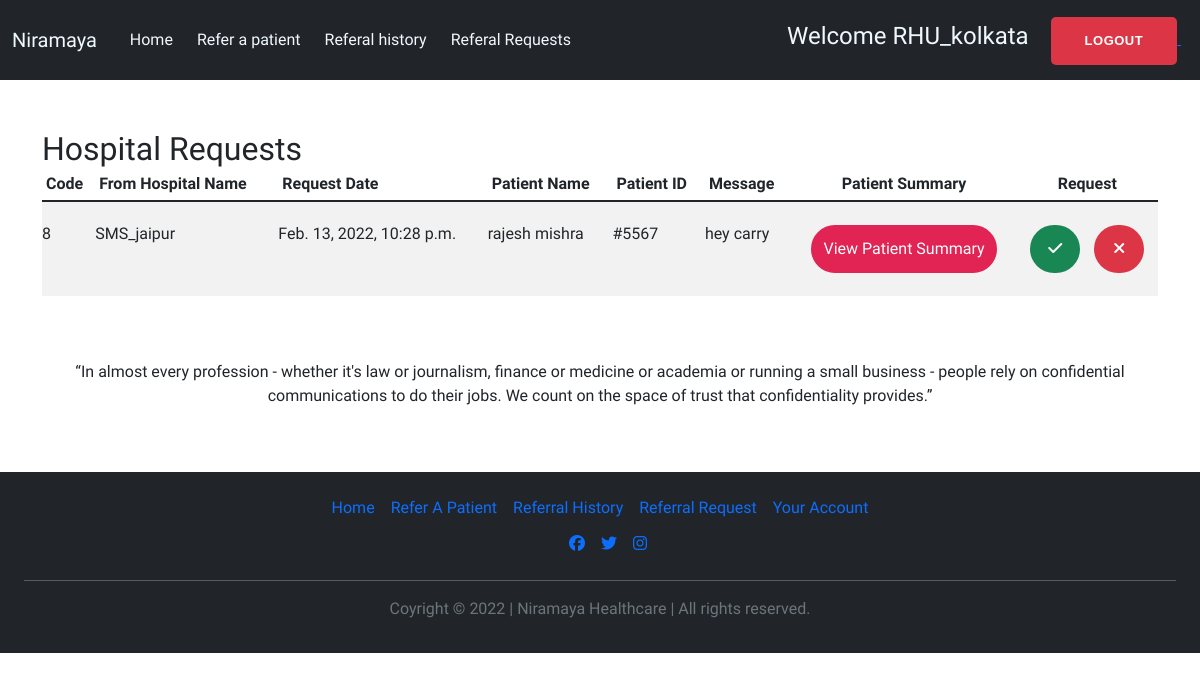
The page /niramaya/refer_request (signed in) on the database its author committed.
### niramaya/models.py (models this page shows)
class refernce(models.Model):
    refernce_sno = models.AutoField(primary_key=True)
    refernce_date = models.DateTimeField(default=datetime.now,blank=True)
    refernce_hospital = models.ForeignKey(hospital,on_delete=models.CASCADE)
    user = models.ForeignKey(User,on_delete=models.CASCADE)
    patientName = models.CharField(max_length=50,default='default')
    patientID = models.CharField(max_length=20)
    patientInfo = models.FileField(upload_to="info/pdfs/",null=True, blank=True)
    message = models.CharField(max_length=500)
    acceptance_choices =[
    ("1", "Waiting"),
    ("2", "Accepted"),
    ("3", "Rejected"),
]
    acceptance = models.CharField(choices=acceptance_choices ,default=1, max_length=2)
    def __str__(self):
        return ' from ' + self.user.username + ' for '  + self.patientName +'|  message:  ' + self.message

### niramaya/views.py (the view)
# urls.py: path('refer_request',views.request,name='refer_request'),
def request(request):
    if request.user.is_anonymous:
        return HttpResponse('404 unauthorised, Login to access')
    user_hospital = hospital.objects.filter(user = request.user).first()
    hospital_referal_requests = refernce.objects.filter(acceptance = '1',refernce_hospital = user_hospital).exclude(user = request.user)
    print(hospital_referal_requests.first())
    context={
        'hospital_referal_requests' : hospital_referal_requests
    }
    return render(request, 'niramaya/request.html',context)

### niramaya/templates/niramaya/request.html (shortened to what this page needs)
{% extends 'niramaya/basic.html' %}  {% block body %}
<div class="container my-5" >
  <h2 style="margin: 50px auto 0;">Hospital Requests</h2>
  <div class="table-responsive">
    <table class="table table-striped table-sm">
      <thead>
        <tr>
          <th scope="col">Code</th>
          <th scope="col">From Hospital Name</th>
          <th scope="col">Request Date</th>
          <th scope="col">Patient Name</th>
          <th scope="col">Patient ID</th>
          <th scope="col">Message</th>
          <th scope="col" class="text-center">Patient Summary</th>
          <th scope="col" class="text-center">Request</th>
        </tr>
      </thead>
      <tbody>
        {% for request in hospital_referal_requests %}
        <tr class="" style="border: 0; width: 1296px;">
          <td class=" mx-auto" style="border: 0; padding: 20px 0;">{{request.refernce_sno}}</td>
          <td style="border: 0; padding: 20px 0;">{{request.user.username}}</td>
          <td style="border: 0; padding: 20px 0;">{{request.refernce_date}}</td>
          <td style="border: 0; padding: 20px 0;">{{request.patientName}}</td>
          <td style="border: 0; padding: 20px 0;">{{request.patientID}}</td>
          <td style="border: 0; padding: 20px 0; max-width: 200px;">{{request.message}}</td>
          <td class="text-center" style="border: 0; padding: 20px 0;" >
            <a href="./media/{{request.patientInfo}}"><button class="btn-hr btn-main-2 btn-round-full">
                View Patient Summary
              </button></a>
          </td>
          <td class="text-center d-flex gap-2 justify-content-center" style="border: 0; padding: 20px 0;" >
            <form action="./refer_acceptance" method="post">
              <a href="#"><button class="btn-rs btn-success btn-round-full" style="width: 50px" type="submit">
                  <i class="fas fa-check"></i></button></a>
            </form>
            <form action="./refer_acceptance" method="post">
              <a href="#"><button class="btn-rs btn-danger btn-round-full" style="width: 50px" type="submit">
                  <i class="fas fa-times"></i></button></a>
            </form>
          </td>
        </tr>
        {% endfor %}
      </tbody>
    </table>
  </div>
</div>
<section class="section about-page">
  <div class="container my-5">
    <div class="row">
      <div class="col-lg-12">
        <p class="text-center">
          “In almost every profession - whether it's law or journalism, finance
          or medicine or academia or running a small business - people rely on
          confidential communications to do their jobs. We count on the space of
          trust that confidentiality provides.”
        </p>
      </div>
    </div>
  </div>
</section>
{% endblock %} {%block js%}{%endblock%}

### niramaya/templates/niramaya/basic.html (shortened to what this page needs)
<!DOCTYPE html>
<html lang="en">
  <head>
    {%load static%}
    <link
      href="https://cdn.jsdelivr.net/npm/bootstrap@5.1.3/dist/css/bootstrap.min.css"
      rel="stylesheet"
    />
    {%load static%}
    <link rel="stylesheet" href="{% static 'niramaya/css/style.css' %}" />
  </head>
<body>
    {%load static%}
    <nav class="navbar navbar-expand-lg navbar-light bg-dark " style='height: 80px;'>
        <div class="container-fluid">
            <a class="navbar-brand" style="color: aliceblue" href="/niramaya">Niramaya</a>
            <div class="collapse navbar-collapse justify-content-md-center " id="navbarSupportedContent">
                <ul class="navbar-nav gap-2 mb-2 mb-lg-0">
                    <li class="nav-item">
                        <a class="nav-link active" aria-current="page" style="color: aliceblue" href="/niramaya">Home</a>
                    </li>
                    <li class="nav-item">
                        <a class="nav-link active" style="color: aliceblue" href="search"> Refer a patient</a>
                    </li>
                    <li class="nav-item">
                        <a class="nav-link active" style="color: aliceblue" href="refer_history">Referal history</a>
                    </li>
                    <li class="nav-item">
                        <a class="nav-link active" style="color: aliceblue" href="refer_request">Referal Requests</a>
                    </li>
                </ul>
            </div>
        </div>
      <div
        class="col-lg-8 d-grid gap-2 d-md-flex justify-content-md-end"
        style="width: 50%"
      >
        <div class="mx-2">
          {% if user.is_authenticated %}
          <h4 class="nav-link active" style="color: aliceblue; display: inline">
            Welcome {{request.user}}
          </h4>
          <a href="logout">
            <button
              class="btn btn-danger"
              data-toggle="modal"
              data-target="#modalSignin"
            >
              logout
            </button>
          </a>
          {% else %}
          <a href="login">
            <button type="button" class="btn btn-primary">Login</button>
          </a>
          {% endif %}}}
        </div>
      </div>
    </nav>
    {%block body%} {%endblock%} {% comment %} footer {% endcomment %}
    <footer class="py-3 my-4 bg-dark mb-0">
      <ul class="nav justify-content-center pb-1 mb-0">
        <li class="nav-item">
          <a href="/niramaya" class="nav-link px-2">Home</a>
        </li>
        <li class="nav-item">
          <a href="refer_to" class="nav-link px-2">Refer A Patient</a>
        </li>
        <li class="nav-item">
          <a href="your_account" class="nav-link px-2">Referral History</a>
        </li>
        <li class="nav-item">
          <a href="refer_request" class="nav-link px-2">Referral Request</a>
        </li>
        <li class="nav-item">
          <a href="your_account" class="nav-link px-2">Your Account</a>
        </li>
      </ul>
      <ul class="nav justify-content-center pb-2 list-unstyled">
        <li class="ms-3">
          <a href="#"><i class="fab fa-facebook"></i></a>
        </li>
        <li class="ms-3">
          <a href="#"><i class="fab fa-twitter"></i></a>
        </li>
        <li class="ms-3">
          <a href="#"><i class="fab fa-instagram"></i></a>
        </li>
      </ul>
      <hr class="mx-4 px-4" style="color: white" />
      <p class="text-center text-muted">
        Coyright © 2022 | Niramaya Healthcare | All rights reserved.
      </p>
    </footer>
  </body>
  {% load static %} {%block js%} {%endblock%}
</html>

### niramaya/static/niramaya/css/style.css (style rules this page uses)
* { margin: 0; padding: 0; font-family: "Poppins", sans-serif; font-family: "Source Sans Pro", sans-serif; }
.btn { display: inline-block; font-size: 14px; font-size: 0.8125rem; font-weight: 600; letter-spacing: 0.5px; padding: 0.75rem 2rem; font-family: "Exo", sans-serif; text-transform: uppercase; border-radius: 5px; border: 2px solid transparent; transition: all 0.35s ease; }
.btn-main-2 { background: #e12454; color: #fff; border-color: #e12454; }
.btn-round-full { border-radius: 50px; }
button { border-radius: 10px; padding: 5px; margin-bottom: 10px; }
.btn-danger { margin-top: 12px; }
button.btn-hr { padding: 10px; border: 2px solid transparent; margin: 3px; background: #e12454; color: #fff; border-color: #e12454; }
button.btn-rs { padding: 10px; border: 2px solid transparent; margin: 3px; box-shadow: none; }

### rows shown on the page
refernce: refernce_sno "8", user.username "SMS_jaipur", refernce_date "Feb. 13, 2022, 10:28 p.m.", patientName "rajesh mishra", patientID "#5567", message "hey carry"

### other values the page prints
{{ request.user }} "RHU_kolkata"
